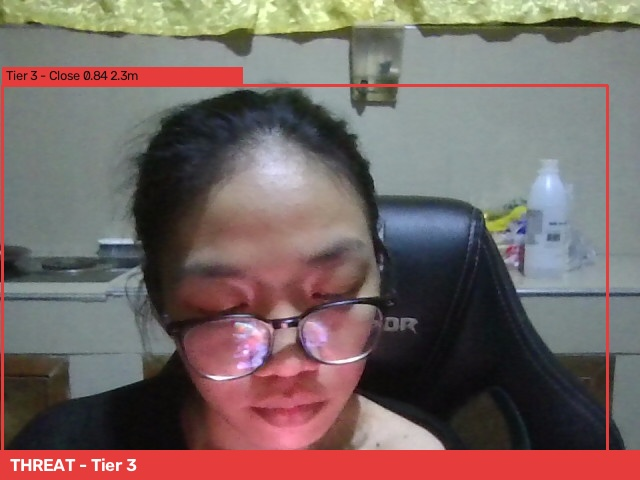
#> input picture captures/alert_20260712_024739_t3.jpg, 640 x 480 px
$ python -i night_vision.py   (imports and definitions only)
#> lines starting #> are read from the running program, lines starting #| are printed output that depends on the picture
#> further down, picture is the input picture: shape (480, 640, 3); mean B, G, R 99.8, 102.5, 119.1
"""Phase 9 - Night Vision (software, CLAHE-based).

Brightens and boosts contrast in low light so YOLO can still find a person -
no infrared hardware, just image processing:
  - measure average brightness -> decide if the frame is "low light"
  - CLAHE on the L (lightness) channel -> local contrast without wrecking color
  - a gamma lift -> extra overall brightness
"""
import cv2
import numpy as np


class NightVision:
    def __init__(self, clip_limit=2.5, tile_grid=8, low_light_threshold=70,
                 gamma=1.4, auto=True):
        self.clahe = cv2.createCLAHE(clipLimit=clip_limit,
                                     tileGridSize=(tile_grid, tile_grid))
        self.low_light_threshold = low_light_threshold
        self.gamma = gamma
        self.auto = auto           # True = only enhance when it's dark
        self.enabled = True        # master on/off (toggled with the 'n' key)
        # precompute a gamma lookup table (fast per-pixel brightening)
        inv = 1.0 / gamma
        self._lut = np.array([((i / 255.0) ** inv) * 255 for i in range(256)]).astype("uint8")

    def brightness(self, frame):
        """Average brightness of the frame, 0 (black) to 255 (white)."""
        return float(cv2.cvtColor(frame, cv2.COLOR_BGR2GRAY).mean())

    def is_low_light(self, frame):
        return self.brightness(frame) < self.low_light_threshold

    def enhance(self, frame):
        """Apply CLAHE to lightness, then a gamma lift."""
        lab = cv2.cvtColor(frame, cv2.COLOR_BGR2LAB)
#> lab: shape (480, 640, 3); mean of channels 0, 1, 2 114.5, 134.3, 133.3
        l, a, b = cv2.split(lab)
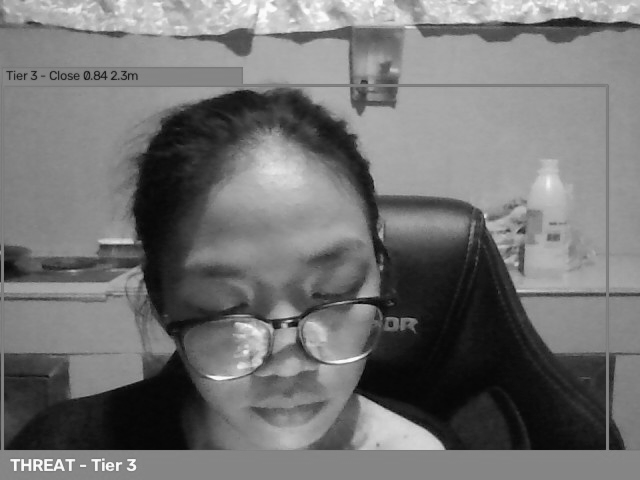
#> l: shape (480, 640); min 6, max 254, mean 114.5
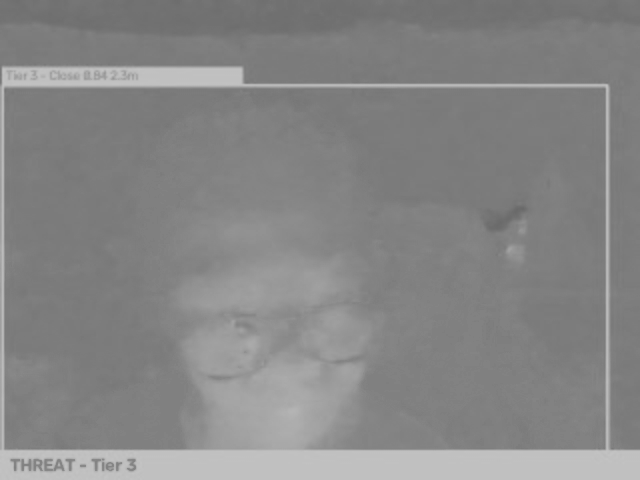
#> a: shape (480, 640); min 105, max 196, mean 134.3
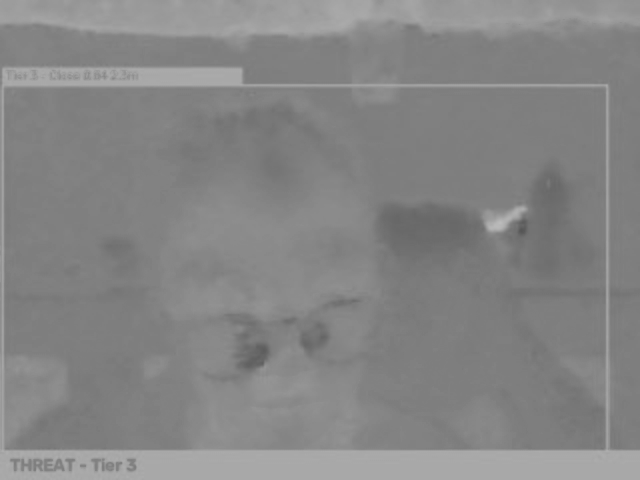
#> b: shape (480, 640); min 86, max 187, mean 133.3
        l = self.clahe.apply(l)
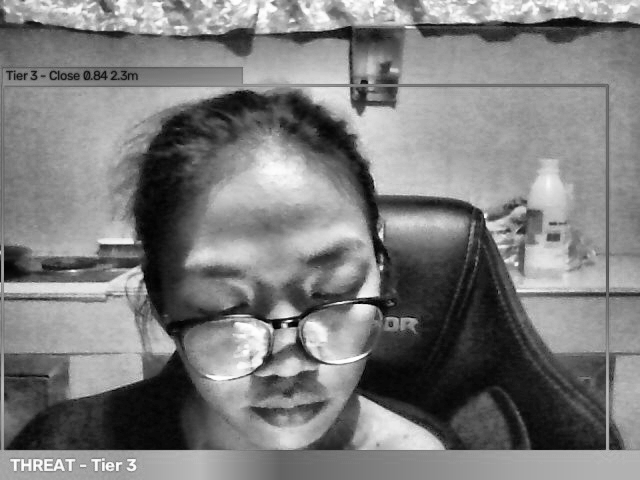
#> l: shape (480, 640); min 0, max 255, mean 124.9
        out = cv2.cvtColor(cv2.merge((l, a, b)), cv2.COLOR_LAB2BGR)
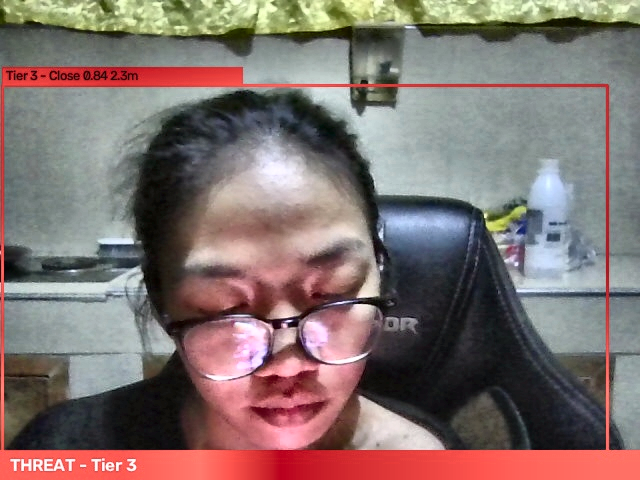
#> out: shape (480, 640, 3); mean B, G, R 110.2, 113.1, 129.2
        if self.gamma != 1.0:
            out = cv2.LUT(out, self._lut)
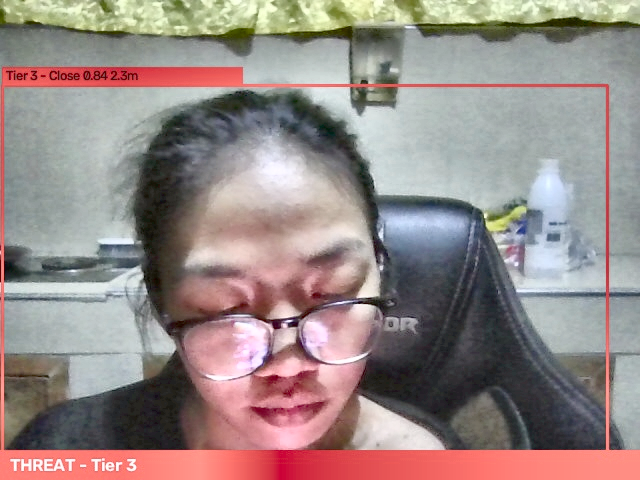
#> out: shape (480, 640, 3); mean B, G, R 134.6, 137.1, 151.1
        return out

    def process(self, frame):
        """Return (out_frame, applied). Enhances the frame when appropriate."""
        if not self.enabled:
            return frame, False
        if self.auto and not self.is_low_light(frame):
            return frame, False        # bright enough - leave it alone
        return self.enhance(frame), True

>>> import cv2
>>> picture = cv2.imread('../captures/alert_20260712_024739_t3.jpg')
>>> result = NightVision().enhance(picture)

$ run again, on captures/alert_20260712_024750_t3.jpg
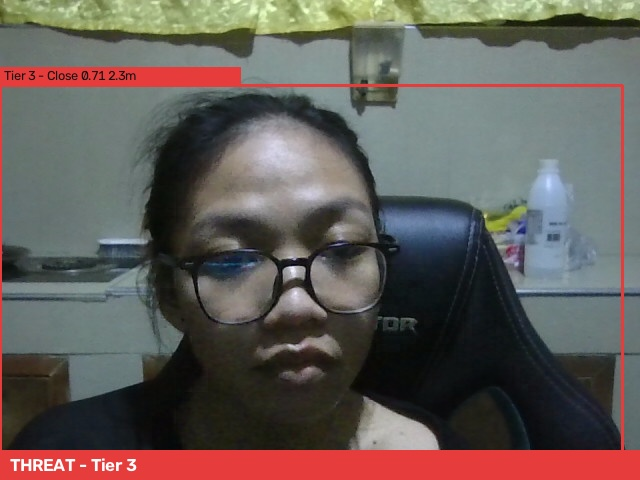
#> input picture captures/alert_20260712_024750_t3.jpg, 640 x 480 px
#> picture is the input picture: shape (480, 640, 3); mean B, G, R 87.8, 92, 99.5
#> lab: shape (480, 640, 3); mean of channels 0, 1, 2 100.9, 130.4, 132.8
#> in enhance, `l = self.clahe.apply(l)`:
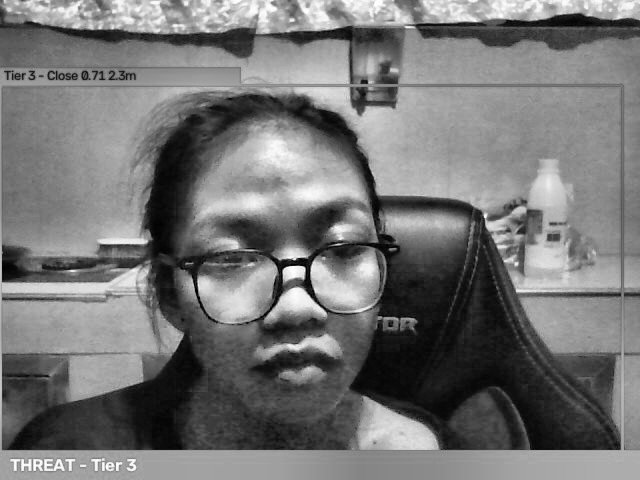
#> l: shape (480, 640); min 0, max 255, mean 116.6
#> in enhance, `out = cv2.LUT(out, self._lut)`:
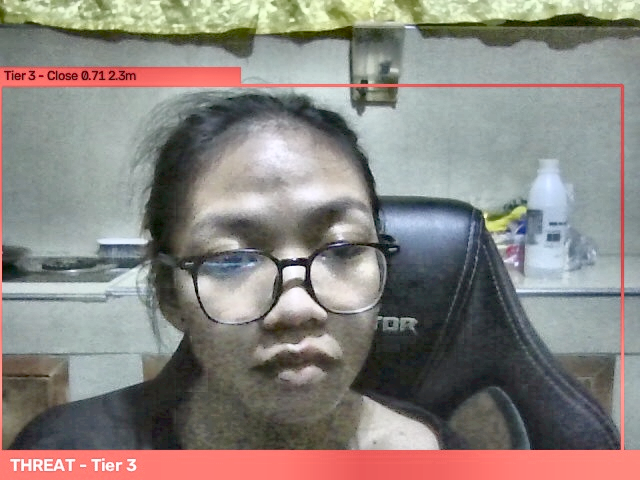
#> out: shape (480, 640, 3); mean B, G, R 128, 132.6, 138.1

$ run again, on captures/alert_20260712_024755_t3.jpg
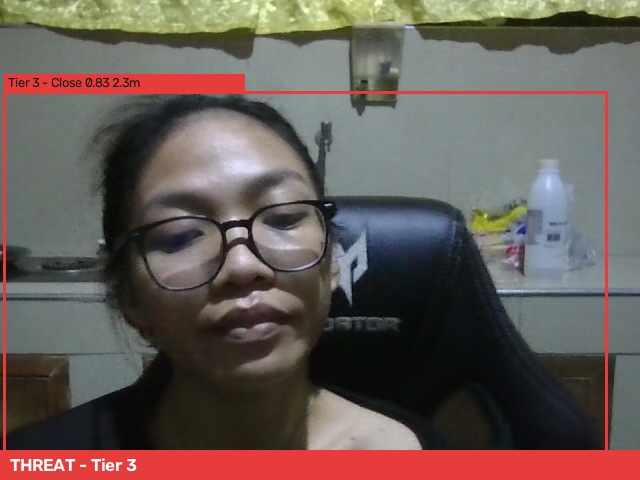
#> input picture captures/alert_20260712_024755_t3.jpg, 640 x 480 px
#> picture is the input picture: shape (480, 640, 3); mean B, G, R 86.2, 90.8, 102.3
#> lab: shape (480, 640, 3); mean of channels 0, 1, 2 100.5, 131.8, 133.5
#> in enhance, `l = self.clahe.apply(l)`:
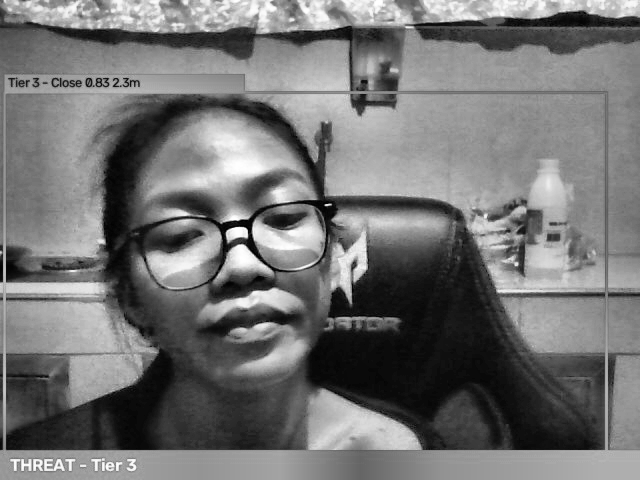
#> l: shape (480, 640); min 0, max 255, mean 115
#> in enhance, `out = cv2.LUT(out, self._lut)`:
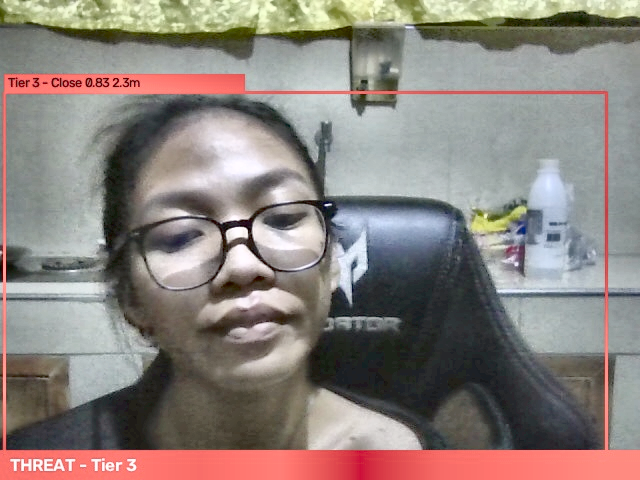
#> out: shape (480, 640, 3); mean B, G, R 125, 130.1, 139.4
